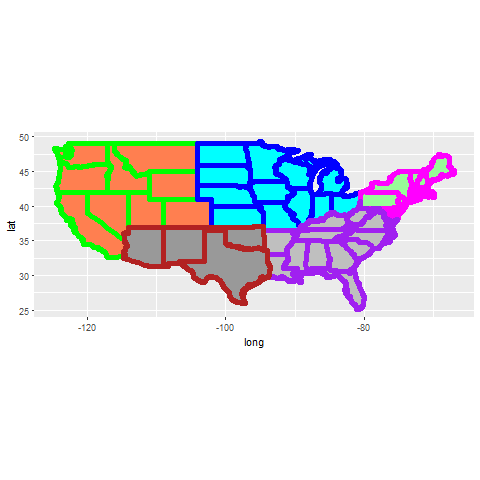

The script that saved this image:
library(ggplot2)
library(maps)
library(gridExtra)


all_states <- map_data("state")
mw <- subset(all_states, region %in% 
             c("ohio", "michigan", "wisconsin", "iowa", "south dakota",
               "north dakota", "nebraska", "minnesota","indiana", "illinois",
               "kansas", "missouri"))
ne <- subset(all_states, region %in% 
             c("pennsylvania", "new york", "vermont", "new hampshire", 
               "maine", "massachusetts","rhode island", "connecticut",
               "new jersey", "delaware", "maryland"))
w <- subset(all_states, region %in% 
            c("washington", "oregon", "utah", "alaska", "california",
              "idaho", "colorado", "hawaii", "nevada", "montana", "wyoming"))
sw <- subset(all_states, region %in% 
             c("arizona", "texas", "new mexico", "oklahoma"))
se <- subset(all_states, region %in% 
             c("florida", "georgia", "louisiana", "kentucky",
               "virginia", "west verginia", "north carolina",
               "south carolina", "arkansas", "alabama", "mississippi",
               "west virginia", "tennessee"))

pw <- geom_polygon(data=w, 
              aes(x=long, y=lat, group=group), 
              colour = "green", fill = "coral", size=2)
pmw <- geom_polygon(data=mw, 
               aes(x=long, y=lat, group=group), 
               colour = "blue", fill = "cyan", size=2)
pne <- geom_polygon(data=ne, 
               aes(x=long, y=lat, group=group), 
               colour = "magenta", fill = "palegreen", size=2)
psw <- geom_polygon(data=sw, 
               aes(x=long, y=lat, group=group), 
               colour = "firebrick", fill = "grey60", size=2)
pse <- geom_polygon(data=se, 
               aes(x=long, y=lat, group=group), 
               colour = "purple", fill = "grey75", size=2)

png("fourtyeightstates.png", width = 480, height= 480, units = "px")

p <- ggplot() + pw + pmw + pne + pse + psw + coord_equal()
print(p)        
       
dev.off() 
